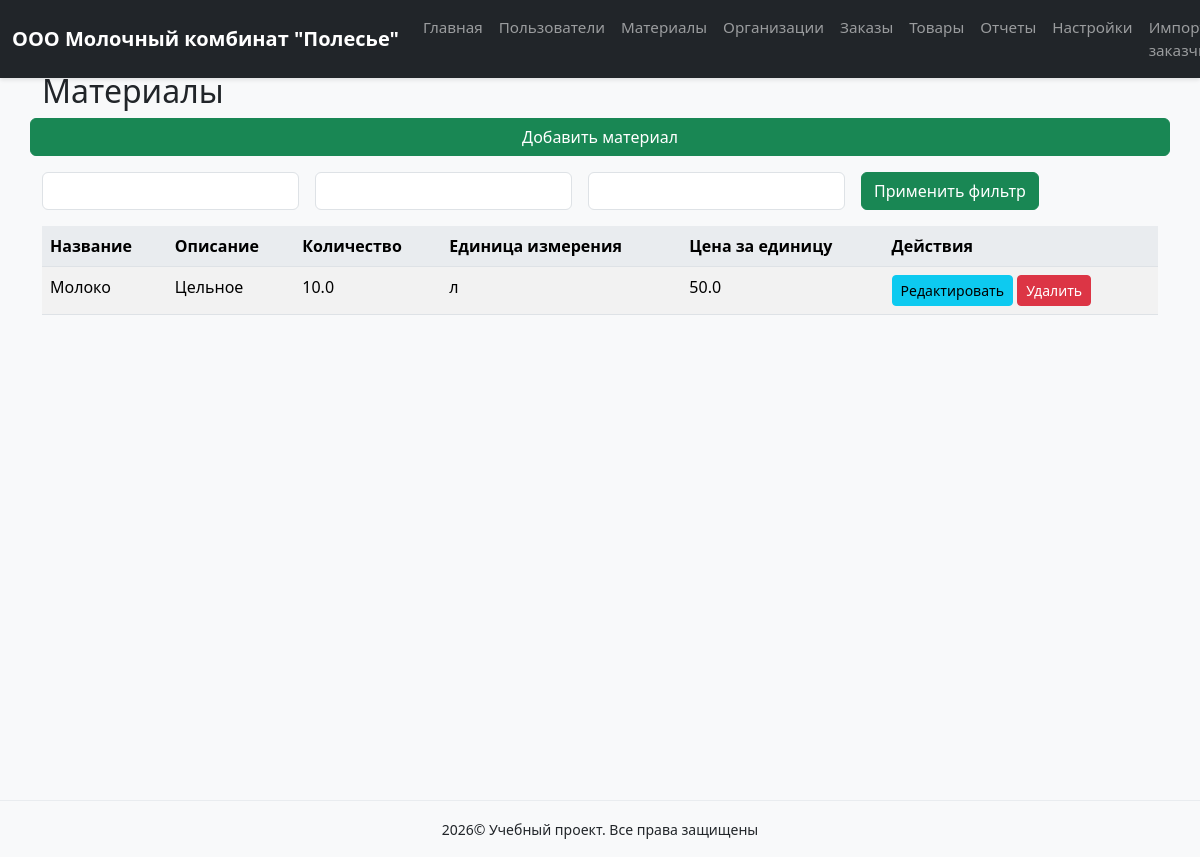
The page /materials (signed in) on the database as committed earlier.
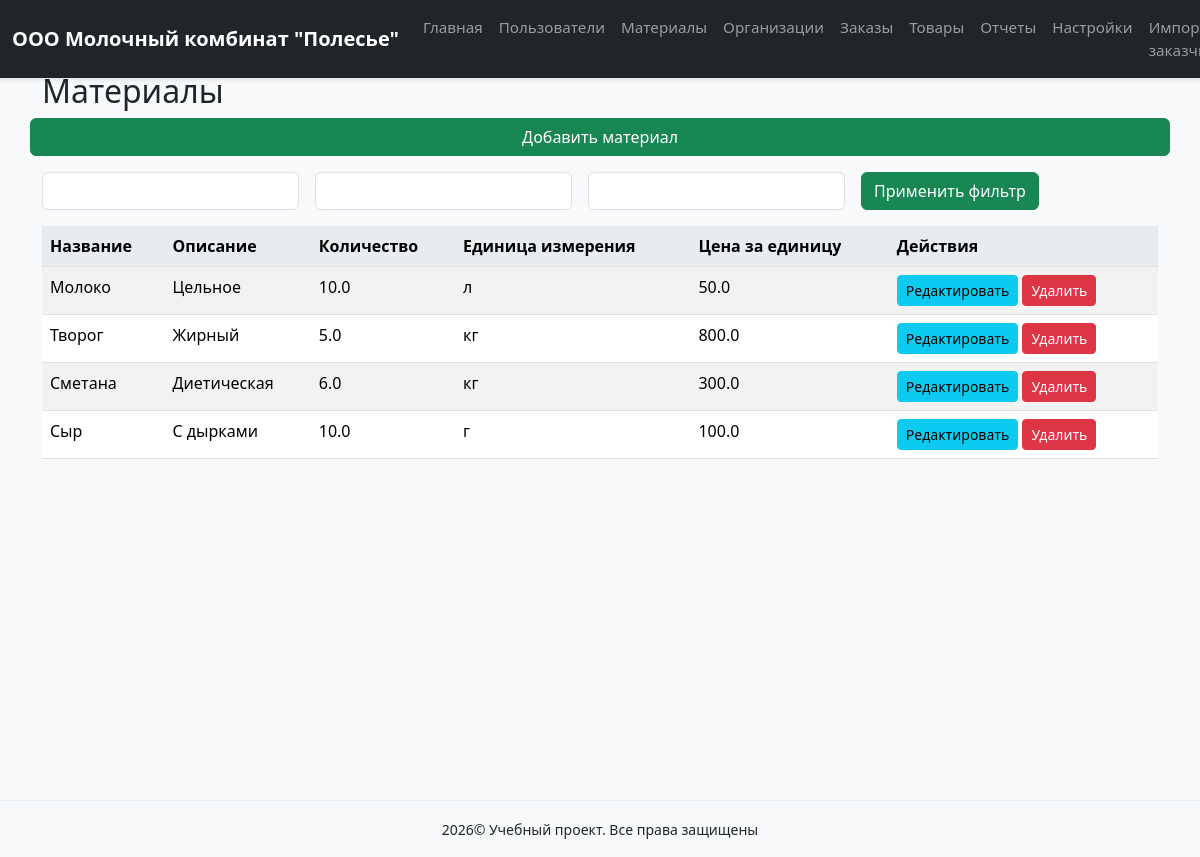
The same page on the database as committed later.
### models.py (models this page shows, shortened)
class Material(db.Model):
    __tablename__ = 'materials'
    id = db.Column(db.Integer, primary_key=True)
    name = db.Column(db.String(100), nullable=False)
    description = db.Column(db.Text)
    quantity = db.Column(db.Float, nullable=False)
    unit = db.Column(db.String(20), nullable=False)
    price_per_unit = db.Column(db.Float, nullable=False)
    created_at = db.Column(db.DateTime, default=datetime.utcnow)
    updated_at = db.Column(db.DateTime, onupdate=datetime.utcnow)

### routes.py (the view, shortened to what this page needs)
@main_bp.route('/materials', methods=['GET', 'POST'])
@login_required
def materials_list():
    filter_form = FilterMaterialsForm()
    query = Material.query
    filtered_materials = query.all()
    return render_template('materials.html', materials=filtered_materials, filter_form=filter_form)

### forms.py
class FilterMaterialsForm(FlaskForm):
    search_query = StringField('Поиск по названию материала:', validators=[Optional()])
    min_quantity = DecimalField('Минимальное количество:', places=2, validators=[NumberRange(min=0)], default=None)
    max_quantity = DecimalField('Максимальное количество:', places=2, validators=[NumberRange(min=0)], default=None)
    submit = SubmitField('Применить фильтр')

### app.py (called while the page is built)
def create_app():
    app = Flask(__name__)
    app.config.from_object('config.DevelopmentConfig')
    app.jinja_env.globals.update(enumerate=enumerate)
    db.init_app(app)
    login_manager.init_app(app)
    login_manager.login_view = 'main.login'
    with app.app_context():
        from models import User
        @login_manager.user_loader
        def load_user(user_id):
            return db.session.get(User, int(user_id))
        from routes import main_bp
        app.register_blueprint(main_bp)
        @app.errorhandler(404)
        def not_found_error(error):
            return render_template('errors/404.html'), 404
        @app.errorhandler(500)
        def internal_error(error):
            db.session.rollback()
            return render_template('errors/500.html'), 500
        db.create_all()
        create_admin_user()
    return app

### templates/materials.html (shortened to what this page needs)
{% extends "base.html" %}
{% block content %}
<div class="row justify-content-between align-items-center mb-3">
    <h2>Материалы</h2>
    <a href="{{ url_for('main.add_material') }}" class="btn btn-primary">Добавить материал</a>
</div>
<form method="post" class="mb-3">
    <div class="row g-3 align-items-center">
        <div class="col-auto">
            {{ filter_form.search_query(class="form-control") }}
        </div>
        <div class="col-auto">
            {{ filter_form.min_quantity(class="form-control") }}
        </div>
        <div class="col-auto">
            {{ filter_form.max_quantity(class="form-control") }}
        </div>
        <div class="col-auto">
            {{ filter_form.submit(class="btn btn-primary") }}
        </div>
    </div>
</form>
<table class="table table-striped">
    <thead>
        <tr>
            <th>Название</th>
            <th>Описание</th>
            <th>Количество</th>
            <th>Единица измерения</th>
            <th>Цена за единицу</th>
            <th>Действия</th>
        </tr>
    </thead>
    <tbody>
        {% for material in materials %}
            <tr>
                <td>{{ material.name }}</td>
                <td>{{ material.description }}</td>
                <td>{{ material.quantity }}</td>
                <td>{{ material.unit }}</td>
                <td>{{ material.price_per_unit }}</td>
                <td>
                    <a href="{{ url_for('main.edit_material', id=material.id) }}" class="btn btn-info btn-sm">Редактировать</a>
                    <button type="button" class="btn btn-danger btn-sm"
                            data-bs-toggle="modal"
                            data-bs-target="#deleteModal{{ material.id }}">
                        Удалить
                    </button>
                </td>
            </tr>
        {% endfor %}
    </tbody>
</table>
{% endblock %}

### templates/base.html (shortened to what this page needs)
<!DOCTYPE html>
<html lang="ru">
<head>
    <link rel="stylesheet" href="{{ url_for('static', filename='css/bootstrap.min.css') }}">
    <link rel="stylesheet" href="{{ url_for('static', filename='css/style.css') }}">
</head>
<body>
    <div class="wrapper">
        <header>
            <nav class="navbar navbar-expand-md navbar-dark bg-dark fixed-top">
                <div class="container-fluid">
                    <a class="navbar-brand" href="/">ООО Молочный комбинат "Полесье"</a>
                    <div class="collapse navbar-collapse" id="navbarCollapse">
                        <ul class="navbar-nav me-auto mb-2 mb-md-0">
                            {% if current_user.is_authenticated %}
                                <li class="nav-item"><a class="nav-link" href="{{ url_for('main.dashboard') }}">Главная</a></li>
                                {% if current_user.role == 'admin' %}
                                    <li class="nav-item"><a class="nav-link" href="{{ url_for('main.users_list') }}">Пользователи</a></li>
                                {% endif %}
                                <li class="nav-item"><a class="nav-link" href="{{ url_for('main.materials_list') }}">Материалы</a></li>
                                <li class="nav-item"><a class="nav-link" href="{{ url_for('main.organizations_list') }}">Организации</a></li>
                                <li class="nav-item"><a class="nav-link" href="{{ url_for('main.orders_list') }}">Заказы</a></li>
                                <li class="nav-item"><a class="nav-link" href="{{ url_for('main.products_list') }}">Товары</a></li>
                                <li class="nav-item"><a class="nav-link" href="{{ url_for('main.reports_list') }}">Отчеты</a></li>
                                {% if current_user.role == 'admin' %}
                                    <li class="nav-item"><a class="nav-link" href="{{ url_for('main.settings') }}">Настройки</a></li>
                                    <li class="nav-item"><a class="nav-link" href="{{ url_for('main.import_organizations') }}">Импорт заказчиков</a></li>
                                {% endif %}
                            {% endif %}
                        </ul>
                    </div>
                </div>
            </nav>
        </header>
        <main class="main container mt-5 pt-4">
            {% block content %}{% endblock %}
        </main>
    </div>
    <footer class="footer mt-auto py-3 bg-light">
        <div class="container text-center">
            <small>© {{ current_year if current_year else '' }} Учебный проект. Все права защищены</small>
        </div>
    </footer>
</body>
</html>

### static/css/style.css (style rules this page uses)
html, body { height: 100%; font-family: 'Segoe UI', Tahoma, Geneva, Verdana, sans-serif; background-color: #f8f9fa; margin: 0; padding: 0; }
.wrapper { min-height: 100vh; display: flex; flex-direction: column; }
.main { flex: 1; padding-top: 70px; padding-bottom: 20px; }
.navbar { box-shadow: 0 2px 4px rgba(0, 0, 0, 0.1); }
.navbar-brand { font-weight: bold; font-size: 1.25rem; }
.navbar-nav .nav-link { font-size: 0.95rem; transition: color 0.2s; }
.btn-primary { background-color: #198754; border-color: #198754; }
.table th { background-color: #e9ecef; font-weight: 600; }
.footer { margin-top: auto; background-color: #f8f9fa; border-top: 1px solid #e9ecef; padding: 1rem 0; }

Rows that differ between the two databases and show on the page:
added Material: name "Творог", description "Жирный", quantity "5.0", unit "кг", price_per_unit "800.0"
added Material: name "Сметана", description "Диетическая", quantity "6.0", unit "кг", price_per_unit "300.0"
added Material: name "Сыр", description "С дырками", quantity "10.0", unit "г", price_per_unit "100.0"
